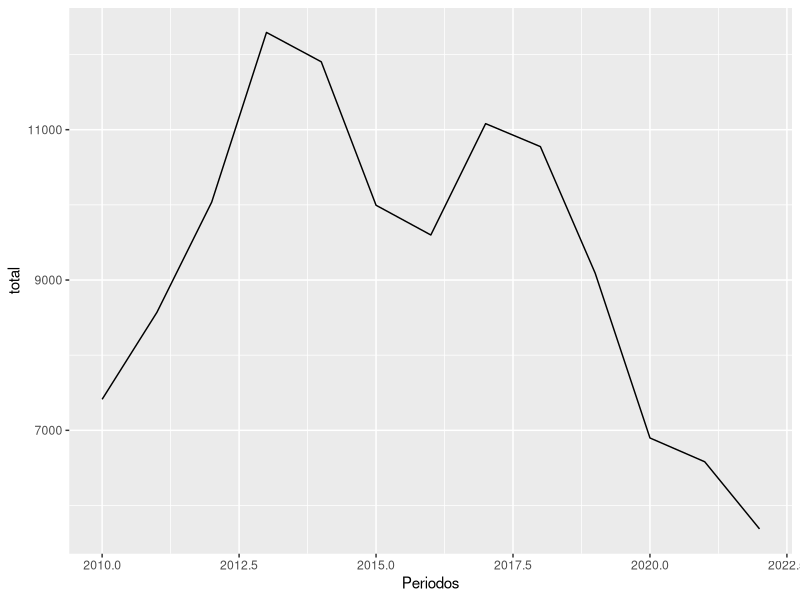
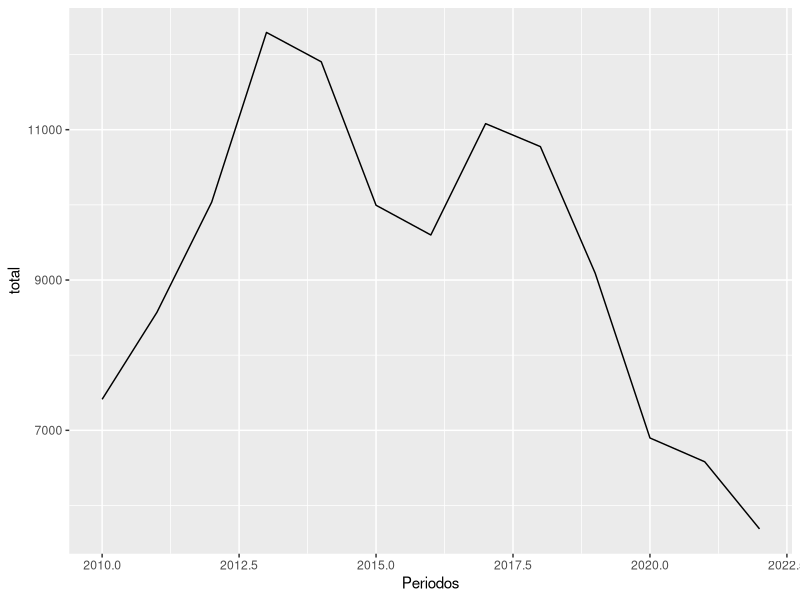
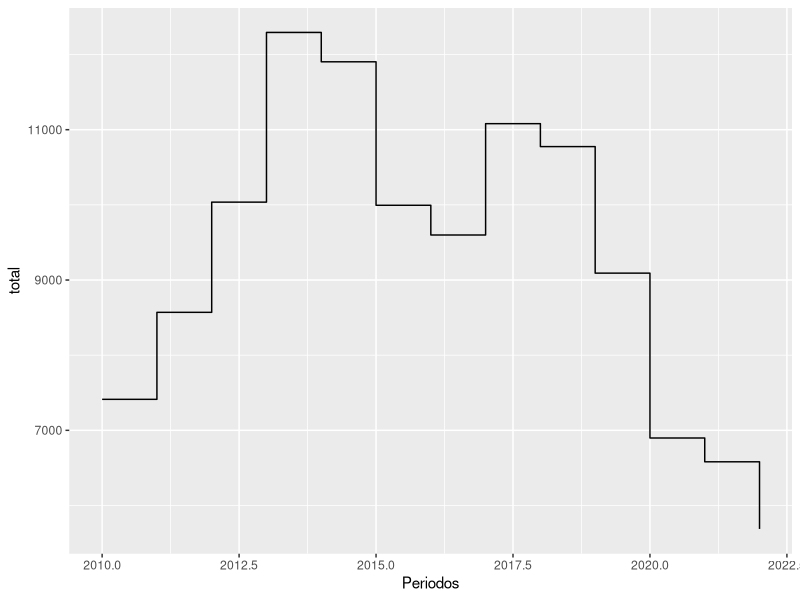
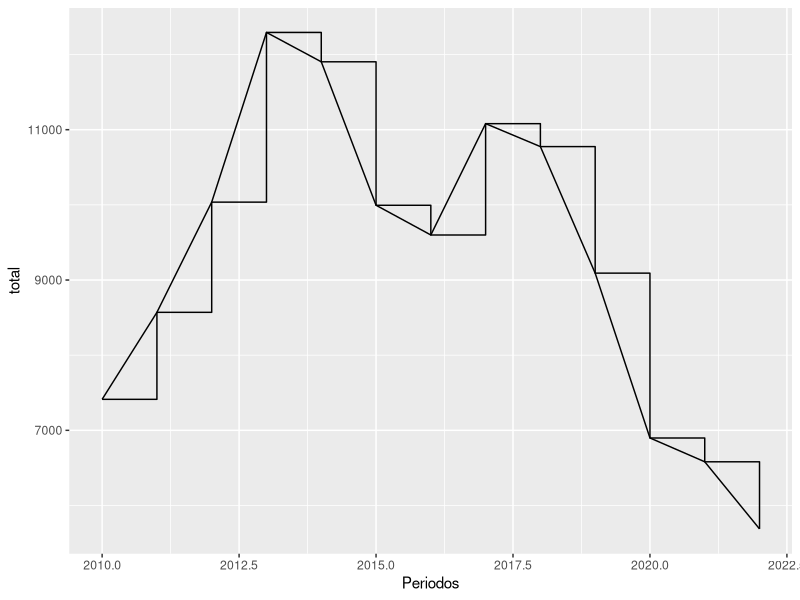
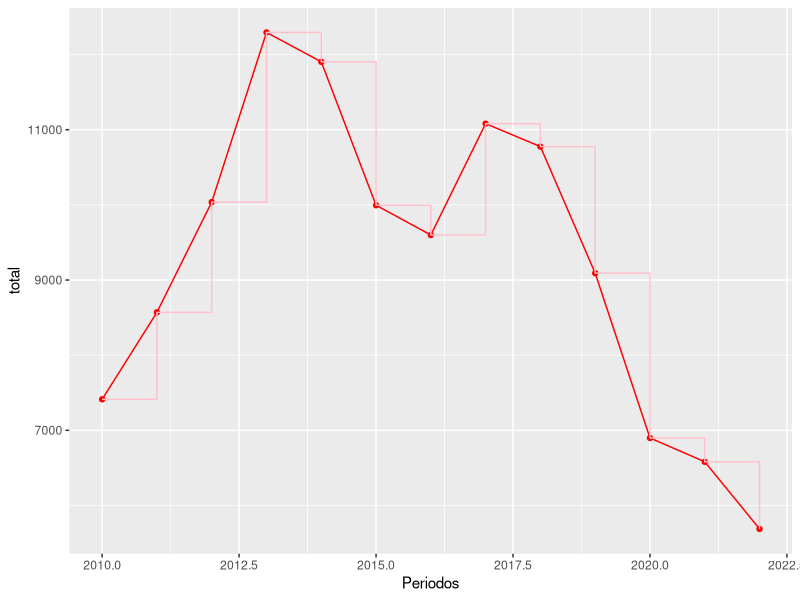
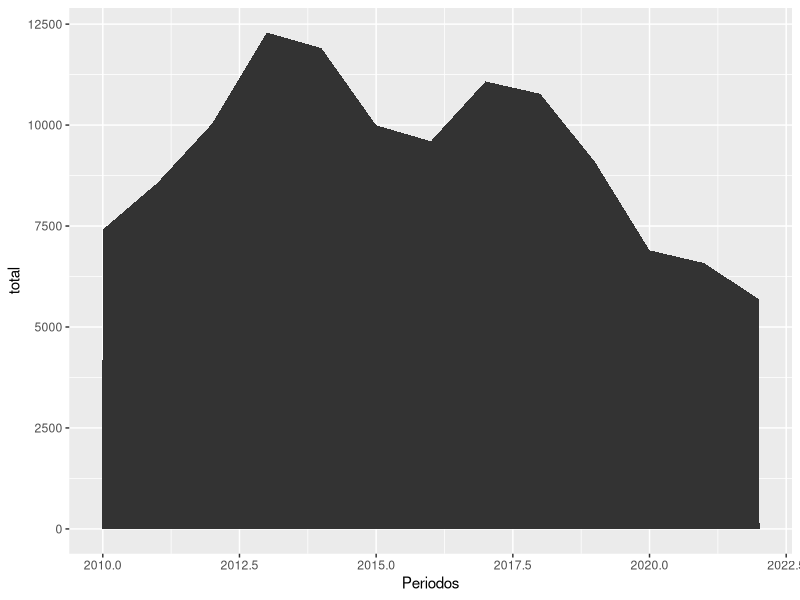
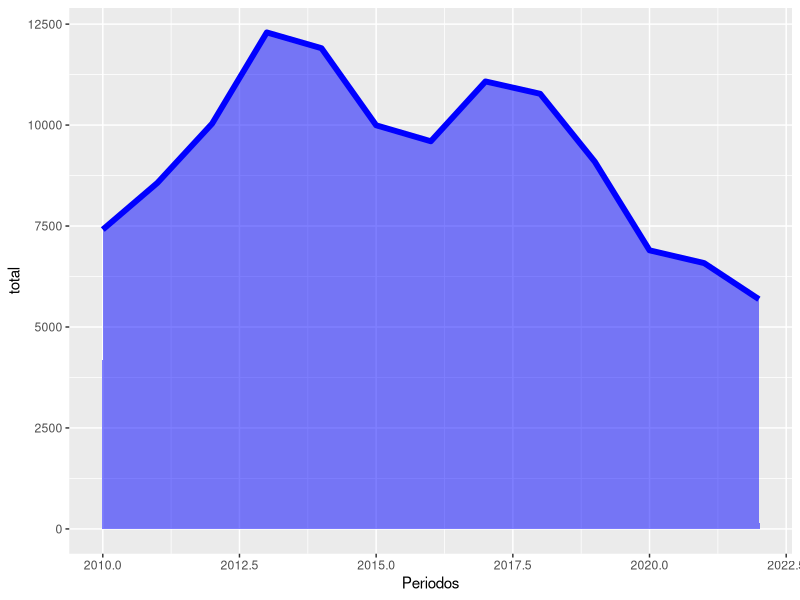
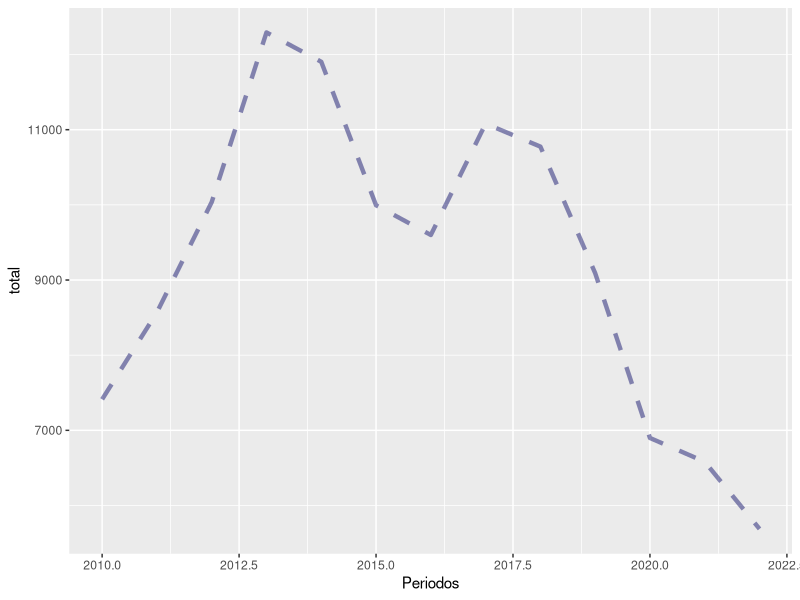

Source code (R) for these figures, in order:
library(tidyverse)

setwd("C:/Users/Usuario/Documents/scidata/24_vis_r_py/trabajos")

delitos = read.csv("incidencia_delictiva.csv",
                   fileEncoding = 'latin1')

delitos_esp = read.csv("delitos_esp.csv")

names(delitos)

robo_calle = delitos[delitos$delito == "robo.o.asalto.en.la.calle.o.transporte.público",]

#### Gráfico de línea
ggplot(data=robo_calle,mapping=aes(x=Periodos,y=total)) +
  geom_line()

#### Gráfico de trayectoria
ggplot(data=robo_calle,mapping=aes(x=Periodos,y=total)) +
  geom_path()

#### Gráfico de pasos
ggplot(data=robo_calle,mapping=aes(x=Periodos,y=total)) +
  geom_step()

#### Gráfico de línea y pasos
ggplot(data=robo_calle,mapping=aes(x=Periodos,y=total)) +
  geom_line() +
  geom_step()

#### Gráfico de línea y pasos con colores
ggplot(data=robo_calle,mapping=aes(x=Periodos,y=total)) +
  geom_point(color="red") +
  geom_line(color="red") +
  geom_step(color="pink")

#### Gráfico de área
ggplot(data=robo_calle,mapping=aes(x=Periodos,y=total)) +
  geom_area()

#### Gráfico de área
(
  ggplot(data=robo_calle,mapping=aes(x=Periodos,y=total)) +
    geom_area(fill="blue",
              color="blue",
              lwd = 2,
              alpha=0.5)
)

#### Gráfico de línea con grosor, transparencia, tipo y color
ggplot(data=robo_calle,mapping=aes(x=Periodos,y=total)) +
  geom_line(size=1.5,
            alpha=0.5,
            linetype="dashed",
            color="midnightblue")

#### Gráfico de línea y paso donde cada geometría tiene sus
#### propios efectos visuales
ggplot(data=robo_calle,mapping=aes(x=Periodos,y=total)) +
  geom_point(size=1.8,
             color="midnightblue") +
  geom_line(size=1,
            color="midnightblue") +
  geom_step(alpha=0.5,
            linetype="dashed",
            color="midnightblue")

###################################
######### Múltiples líneas ########
###################################

#### Gráfico de línea
ggplot(data=delitos,mapping=aes(x=Periodos,y=total)) +
  geom_line() 

#### Gráfico de línea y puntos
ggplot(data=delitos,mapping=aes(x=Periodos,y=total)) +
  geom_line() +
  geom_point()

#### Gráfico de líneas múltiples agrupando
ggplot(data=delitos,mapping=aes(x=Periodos,
                                y=total,
                                group=delito)) +
  geom_line() 

#### Gráfico de líneas múltiples agrupando con colores
ggplot(data=delitos,mapping=aes(x=Periodos,
                                y=total,
                                group=delito,
                                color=delito)) +
  geom_line() 
  
#### Gráfico de líneas múltiples agrupando con colores
#### y tipo de línea dependiendo del tipo de delito
ggplot(data=delitos,mapping=aes(x=Periodos,
                                y=total,
                                group=delito,
                                color=delito,
                                linetype=tipo)) +
  geom_line()   
  
#### Gráfico de líneas múltiples agrupando con colores
#### dependiendo del tipo de delito
ggplot(data=delitos,mapping=aes(x=Periodos,
                                y=total,
                                group=delito,
                                color=tipo)) +
  geom_line()   

#### Añadir mejoras  
ggplot(data=delitos,mapping=aes(x=Periodos,
                                y=total,
                                group=delito,
                                color=tipo)) +
  geom_line() +
  scale_x_continuous(breaks = 2010:2022) + #controla las etiquetas del eje horizontal
  theme(legend.position = "top", #controla la posición de la leyenda 
        axis.text.x = element_text(angle = 45, hjust = 1)) # controla el ángulo de las etiquetas horizontales

#### Añadir efecto de brillo  
ggplot(data=delitos,mapping=aes(x=Periodos,
                                y=total,
                                group=delito,
                                color=tipo)) +
  geom_line(size=1.5,alpha=0.2) +
  geom_line(size=0.5) +
  scale_x_continuous(breaks = 2010:2022) +
  theme(legend.position = "top",
        axis.text.x = element_text(angle = 45, hjust = 1))
  
#### Delitos_especiales
ggplot(data=delitos_esp,mapping=aes(x=Periodos,
                                y=total,
                                group=delito,
                                color=delito)) +
  geom_line(size=2,alpha=0.5) +
  geom_line(size=0.5) +
  geom_point(size=2) +
  geom_step(alpha=0.5,
            linetype="dashed") +
  scale_x_continuous(breaks = 2010:2022) +
  theme(legend.position = "top",
        panel.background = element_rect("black"),
        panel.grid = element_line(color="grey20",linewidth=0.01),
        axis.text.x = element_text(angle = 45, hjust = 1))
